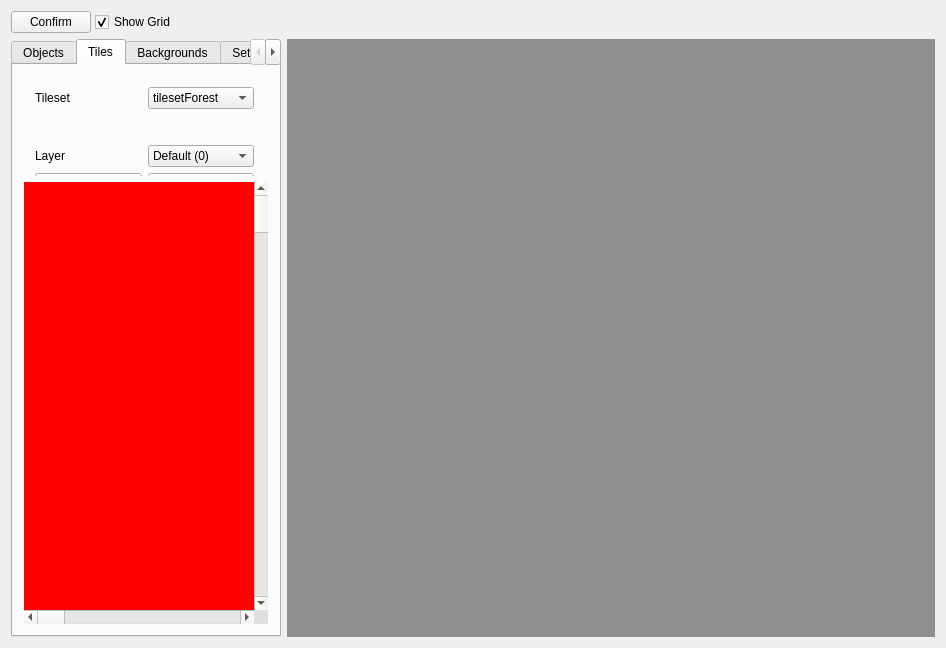
<?xml version="1.0" encoding="UTF-8"?>
<ui version="4.0">
 <class>MainWindow</class>
 <widget class="QMainWindow" name="MainWindow">
  <property name="geometry">
   <rect>
    <x>0</x>
    <y>0</y>
    <width>946</width>
    <height>648</height>
   </rect>
  </property>
  <property name="windowTitle">
   <string>Room Editor</string>
  </property>
  <widget class="QWidget" name="centralWidget">
   <property name="styleSheet">
    <string notr="true"/>
   </property>
   <layout class="QVBoxLayout" name="verticalLayout_2">
    <item alignment="Qt::AlignLeft">
     <widget class="QWidget" name="headerMenu" native="true">
      <property name="sizePolicy">
       <sizepolicy hsizetype="MinimumExpanding" vsizetype="Fixed">
        <horstretch>0</horstretch>
        <verstretch>0</verstretch>
       </sizepolicy>
      </property>
      <property name="maximumSize">
       <size>
        <width>16777215</width>
        <height>43</height>
       </size>
      </property>
      <layout class="QHBoxLayout" name="horizontalLayout" stretch="0,0">
       <property name="spacing">
        <number>4</number>
       </property>
       <property name="leftMargin">
        <number>0</number>
       </property>
       <property name="topMargin">
        <number>0</number>
       </property>
       <property name="rightMargin">
        <number>0</number>
       </property>
       <property name="bottomMargin">
        <number>0</number>
       </property>
       <item>
        <widget class="QPushButton" name="pushButton_3">
         <property name="sizePolicy">
          <sizepolicy hsizetype="Fixed" vsizetype="Fixed">
           <horstretch>0</horstretch>
           <verstretch>0</verstretch>
          </sizepolicy>
         </property>
         <property name="text">
          <string>Confirm</string>
         </property>
        </widget>
       </item>
       <item>
        <widget class="QCheckBox" name="checkBox_2">
         <property name="text">
          <string>Show Grid</string>
         </property>
         <property name="checked">
          <bool>true</bool>
         </property>
        </widget>
       </item>
      </layout>
     </widget>
    </item>
    <item>
     <layout class="QHBoxLayout" name="editorMain">
      <item>
       <widget class="QWidget" name="inspectorContainer" native="true">
        <property name="maximumSize">
         <size>
          <width>270</width>
          <height>16777215</height>
         </size>
        </property>
        <layout class="QVBoxLayout" name="verticalLayout">
         <property name="leftMargin">
          <number>0</number>
         </property>
         <property name="topMargin">
          <number>0</number>
         </property>
         <property name="rightMargin">
          <number>0</number>
         </property>
         <property name="bottomMargin">
          <number>0</number>
         </property>
         <item>
          <widget class="QTabWidget" name="inspectorTabWidget">
           <property name="maximumSize">
            <size>
             <width>16777215</width>
             <height>16777215</height>
            </size>
           </property>
           <property name="currentIndex">
            <number>1</number>
           </property>
           <widget class="QWidget" name="tabObject">
            <attribute name="title">
             <string>Objects</string>
            </attribute>
           </widget>
           <widget class="QWidget" name="tabTiles">
            <attribute name="title">
             <string>Tiles</string>
            </attribute>
            <layout class="QVBoxLayout" name="verticalLayout_3">
             <item>
              <widget class="QWidget" name="tabTilesOptions" native="true">
               <property name="sizePolicy">
                <sizepolicy hsizetype="Minimum" vsizetype="Fixed">
                 <horstretch>0</horstretch>
                 <verstretch>0</verstretch>
                </sizepolicy>
               </property>
               <property name="maximumSize">
                <size>
                 <width>16777215</width>
                 <height>100</height>
                </size>
               </property>
               <widget class="QWidget" name="layoutWidget">
                <property name="geometry">
                 <rect>
                  <x>0</x>
                  <y>0</y>
                  <width>241</width>
                  <height>119</height>
                 </rect>
                </property>
                <layout class="QGridLayout" name="gridLayout_2">
                 <property name="bottomMargin">
                  <number>0</number>
                 </property>
                 <property name="spacing">
                  <number>6</number>
                 </property>
                 <item row="3" column="1">
                  <widget class="QPushButton" name="pushButton_5">
                   <property name="text">
                    <string>- Delete Layer</string>
                   </property>
                  </widget>
                 </item>
                 <item row="2" column="0">
                  <widget class="QLabel" name="label_6">
                   <property name="text">
                    <string>Layer</string>
                   </property>
                  </widget>
                 </item>
                 <item row="2" column="1">
                  <widget class="QComboBox" name="comboBox_2">
                   <item>
                    <property name="text">
                     <string>Default (0)</string>
                    </property>
                   </item>
                  </widget>
                 </item>
                 <item row="0" column="0">
                  <widget class="QLabel" name="label_5">
                   <property name="text">
                    <string>Tileset</string>
                   </property>
                  </widget>
                 </item>
                 <item row="3" column="0">
                  <widget class="QPushButton" name="pushButton_4">
                   <property name="text">
                    <string>+ New Layer</string>
                   </property>
                  </widget>
                 </item>
                 <item row="1" column="0">
                  <spacer name="verticalSpacer">
                   <property name="orientation">
                    <enum>Qt::Vertical</enum>
                   </property>
                   <property name="sizeHint" stdset="0">
                    <size>
                     <width>20</width>
                     <height>40</height>
                    </size>
                   </property>
                  </spacer>
                 </item>
                 <item row="0" column="1">
                  <widget class="QComboBox" name="comboBox">
                   <item>
                    <property name="text">
                     <string>tilesetForest</string>
                    </property>
                   </item>
                  </widget>
                 </item>
                </layout>
               </widget>
              </widget>
             </item>
             <item>
              <widget class="QWidget" name="tabTilesPickerContainer" native="true">
               <layout class="QGridLayout" name="gridLayout_3">
                <property name="leftMargin">
                 <number>0</number>
                </property>
                <property name="topMargin">
                 <number>0</number>
                </property>
                <property name="rightMargin">
                 <number>0</number>
                </property>
                <property name="bottomMargin">
                 <number>0</number>
                </property>
                <property name="spacing">
                 <number>0</number>
                </property>
                <item row="1" column="1">
                 <widget class="QWidget" name="tabTilesPickerScrollStopper" native="true">
                  <property name="styleSheet">
                   <string notr="true">background-color: rgb(223, 223, 223)</string>
                  </property>
                 </widget>
                </item>
                <item row="0" column="0">
                 <widget class="TilePicker" name="tabTilesPickerCanvas" native="true">
                  <property name="sizePolicy">
                   <sizepolicy hsizetype="Minimum" vsizetype="Minimum">
                    <horstretch>0</horstretch>
                    <verstretch>0</verstretch>
                   </sizepolicy>
                  </property>
                  <property name="minimumSize">
                   <size>
                    <width>0</width>
                    <height>0</height>
                   </size>
                  </property>
                  <property name="styleSheet">
                   <string notr="true">background-color: red;</string>
                  </property>
                 </widget>
                </item>
                <item row="1" column="0">
                 <widget class="QScrollBar" name="tabTilesPickerScrollh">
                  <property name="orientation">
                   <enum>Qt::Horizontal</enum>
                  </property>
                 </widget>
                </item>
                <item row="0" column="1">
                 <widget class="QScrollBar" name="tabTilesPickerScrollv">
                  <property name="orientation">
                   <enum>Qt::Vertical</enum>
                  </property>
                 </widget>
                </item>
               </layout>
              </widget>
             </item>
            </layout>
           </widget>
           <widget class="QWidget" name="tabBackgrounds">
            <attribute name="title">
             <string>Backgrounds</string>
            </attribute>
           </widget>
           <widget class="QWidget" name="tabSettings">
            <property name="tabletTracking">
             <bool>false</bool>
            </property>
            <property name="acceptDrops">
             <bool>false</bool>
            </property>
            <attribute name="title">
             <string>Settings</string>
            </attribute>
            <widget class="QWidget" name="widget" native="true">
             <property name="geometry">
              <rect>
               <x>10</x>
               <y>10</y>
               <width>251</width>
               <height>171</height>
              </rect>
             </property>
             <property name="sizePolicy">
              <sizepolicy hsizetype="Maximum" vsizetype="Expanding">
               <horstretch>0</horstretch>
               <verstretch>0</verstretch>
              </sizepolicy>
             </property>
             <property name="maximumSize">
              <size>
               <width>16777215</width>
               <height>500</height>
              </size>
             </property>
             <layout class="QGridLayout" name="gridLayout">
              <item row="0" column="0">
               <widget class="QLabel" name="label">
                <property name="sizePolicy">
                 <sizepolicy hsizetype="Minimum" vsizetype="Fixed">
                  <horstretch>0</horstretch>
                  <verstretch>0</verstretch>
                 </sizepolicy>
                </property>
                <property name="text">
                 <string> Name:</string>
                </property>
                <property name="alignment">
                 <set>Qt::AlignRight|Qt::AlignTrailing|Qt::AlignVCenter</set>
                </property>
               </widget>
              </item>
              <item row="0" column="1">
               <widget class="QLineEdit" name="settingsRoomName">
                <property name="inputMask">
                 <string/>
                </property>
                <property name="maxLength">
                 <number>50</number>
                </property>
               </widget>
              </item>
              <item row="3" column="0">
               <widget class="QLabel" name="label_3">
                <property name="text">
                 <string>Height:</string>
                </property>
                <property name="alignment">
                 <set>Qt::AlignRight|Qt::AlignTrailing|Qt::AlignVCenter</set>
                </property>
               </widget>
              </item>
              <item row="4" column="1">
               <widget class="QPushButton" name="pushButton">
                <property name="text">
                 <string>Creation Code</string>
                </property>
               </widget>
              </item>
              <item row="3" column="1">
               <widget class="QSpinBox" name="spinBox_2">
                <property name="maximum">
                 <number>999999999</number>
                </property>
                <property name="value">
                 <number>240</number>
                </property>
               </widget>
              </item>
              <item row="1" column="1">
               <widget class="QSpinBox" name="spinBox">
                <property name="maximum">
                 <number>999999999</number>
                </property>
                <property name="value">
                 <number>320</number>
                </property>
               </widget>
              </item>
              <item row="5" column="1">
               <widget class="QPushButton" name="pushButton_2">
                <property name="text">
                 <string>Instance Order</string>
                </property>
               </widget>
              </item>
              <item row="1" column="0">
               <widget class="QLabel" name="label_2">
                <property name="sizePolicy">
                 <sizepolicy hsizetype="Minimum" vsizetype="Fixed">
                  <horstretch>0</horstretch>
                  <verstretch>0</verstretch>
                 </sizepolicy>
                </property>
                <property name="text">
                 <string>Width:</string>
                </property>
                <property name="alignment">
                 <set>Qt::AlignRight|Qt::AlignTrailing|Qt::AlignVCenter</set>
                </property>
               </widget>
              </item>
             </layout>
            </widget>
            <widget class="QLabel" name="label_4">
             <property name="geometry">
              <rect>
               <x>10</x>
               <y>210</y>
               <width>241</width>
               <height>121</height>
              </rect>
             </property>
             <property name="text">
              <string>Here's some helper text</string>
             </property>
             <property name="alignment">
              <set>Qt::AlignLeading|Qt::AlignLeft|Qt::AlignTop</set>
             </property>
            </widget>
            <widget class="QCheckBox" name="checkBox">
             <property name="geometry">
              <rect>
               <x>10</x>
               <y>180</y>
               <width>221</width>
               <height>19</height>
              </rect>
             </property>
             <property name="text">
              <string>Clear Display Buffer with Window Colour </string>
             </property>
             <property name="checked">
              <bool>true</bool>
             </property>
             <property name="tristate">
              <bool>false</bool>
             </property>
            </widget>
           </widget>
          </widget>
         </item>
        </layout>
       </widget>
      </item>
      <item>
       <layout class="QHBoxLayout" name="roomEditorContainer">
        <property name="topMargin">
         <number>0</number>
        </property>
        <item>
         <widget class="TilePlacementEditor" name="roomEditorCanvas" native="true">
          <property name="sizePolicy">
           <sizepolicy hsizetype="Minimum" vsizetype="Preferred">
            <horstretch>0</horstretch>
            <verstretch>0</verstretch>
           </sizepolicy>
          </property>
          <property name="toolTip">
           <string/>
          </property>
          <property name="styleSheet">
           <string notr="true">QWidget {
	background-color: rgb(143, 143, 143)
}</string>
          </property>
         </widget>
        </item>
       </layout>
      </item>
     </layout>
    </item>
   </layout>
  </widget>
  <action name="actionQuit">
   <property name="text">
    <string>Quit</string>
   </property>
  </action>
 </widget>
 <layoutdefault spacing="6" margin="11"/>
 <customwidgets>
  <customwidget>
   <class>TilePlacementEditor</class>
   <extends>QWidget</extends>
   <header>tileplacementeditor.h</header>
   <container>1</container>
  </customwidget>
  <customwidget>
   <class>TilePicker</class>
   <extends>QWidget</extends>
   <header>tilepicker.h</header>
   <container>1</container>
  </customwidget>
 </customwidgets>
 <resources/>
 <connections/>
</ui>
